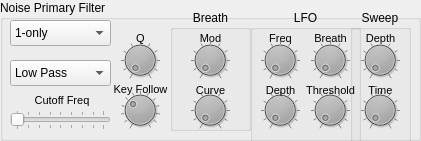
     <widget class="QGroupBox" name="groupBox_15" >
      <property name="geometry" >
       <rect>
        <x>180</x>
        <y>390</y>
        <width>421</width>
        <height>141</height>
       </rect>
      </property>
      <property name="title" >
       <string>Noise Primary Filter</string>
      </property>
      <widget class="QDial" name="noisefilter1_Q_dial" >
       <property name="geometry" >
        <rect>
         <x>120</x>
         <y>40</y>
         <width>40</width>
         <height>40</height>
        </rect>
       </property>
       <property name="palette" >
        <palette>
         <active>
          <colorrole role="Button" >
           <brush brushstyle="SolidPattern" >
            <color alpha="255" >
             <red>0</red>
             <green>0</green>
             <blue>0</blue>
            </color>
           </brush>
          </colorrole>
         </active>
         <inactive>
          <colorrole role="Button" >
           <brush brushstyle="SolidPattern" >
            <color alpha="255" >
             <red>0</red>
             <green>0</green>
             <blue>0</blue>
            </color>
           </brush>
          </colorrole>
         </inactive>
         <disabled>
          <colorrole role="Button" >
           <brush brushstyle="SolidPattern" >
            <color alpha="255" >
             <red>0</red>
             <green>0</green>
             <blue>0</blue>
            </color>
           </brush>
          </colorrole>
         </disabled>
        </palette>
       </property>
       <property name="minimum" >
        <number>5</number>
       </property>
       <property name="maximum" >
        <number>127</number>
       </property>
       <property name="value" >
        <number>5</number>
       </property>
       <property name="sliderPosition" >
        <number>5</number>
       </property>
       <property name="notchTarget" >
        <double>12.800000000000001</double>
       </property>
       <property name="notchesVisible" >
        <bool>true</bool>
       </property>
      </widget>
      <widget class="QDial" name="noisefilter1_keyFollow_dial" >
       <property name="geometry" >
        <rect>
         <x>120</x>
         <y>90</y>
         <width>40</width>
         <height>40</height>
        </rect>
       </property>
       <property name="palette" >
        <palette>
         <active>
          <colorrole role="Button" >
           <brush brushstyle="SolidPattern" >
            <color alpha="255" >
             <red>0</red>
             <green>0</green>
             <blue>0</blue>
            </color>
           </brush>
          </colorrole>
         </active>
         <inactive>
          <colorrole role="Button" >
           <brush brushstyle="SolidPattern" >
            <color alpha="255" >
             <red>0</red>
             <green>0</green>
             <blue>0</blue>
            </color>
           </brush>
          </colorrole>
         </inactive>
         <disabled>
          <colorrole role="Button" >
           <brush brushstyle="SolidPattern" >
            <color alpha="255" >
             <red>0</red>
             <green>0</green>
             <blue>0</blue>
            </color>
           </brush>
          </colorrole>
         </disabled>
        </palette>
       </property>
       <property name="minimum" >
        <number>52</number>
       </property>
       <property name="maximum" >
        <number>88</number>
       </property>
       <property name="value" >
        <number>64</number>
       </property>
       <property name="notchTarget" >
        <double>3.000000000000000</double>
       </property>
       <property name="notchesVisible" >
        <bool>true</bool>
       </property>
      </widget>
      <widget class="QSlider" name="noisefilter1_freq_horizontalSlider" >
       <property name="geometry" >
        <rect>
         <x>10</x>
         <y>110</y>
         <width>101</width>
         <height>20</height>
        </rect>
       </property>
       <property name="maximum" >
        <number>127</number>
       </property>
       <property name="orientation" >
        <enum>Qt::Horizontal</enum>
       </property>
       <property name="tickPosition" >
        <enum>QSlider::TicksBothSides</enum>
       </property>
       <property name="tickInterval" >
        <number>16</number>
       </property>
      </widget>
      <widget class="QGroupBox" name="groupBox_16" >
       <property name="geometry" >
        <rect>
         <x>250</x>
         <y>10</y>
         <width>111</width>
         <height>141</height>
        </rect>
       </property>
       <property name="title" >
        <string>LFO</string>
       </property>
       <property name="alignment" >
        <set>Qt::AlignHCenter</set>
       </property>
       <property name="flat" >
        <bool>true</bool>
       </property>
       <widget class="QDial" name="noisefilter1_LFOfreq_dial" >
        <property name="geometry" >
         <rect>
          <x>10</x>
          <y>30</y>
          <width>40</width>
          <height>40</height>
         </rect>
        </property>
        <property name="palette" >
         <palette>
          <active>
           <colorrole role="Button" >
            <brush brushstyle="SolidPattern" >
             <color alpha="255" >
              <red>0</red>
              <green>0</green>
              <blue>0</blue>
             </color>
            </brush>
           </colorrole>
          </active>
          <inactive>
           <colorrole role="Button" >
            <brush brushstyle="SolidPattern" >
             <color alpha="255" >
              <red>0</red>
              <green>0</green>
              <blue>0</blue>
             </color>
            </brush>
           </colorrole>
          </inactive>
          <disabled>
           <colorrole role="Button" >
            <brush brushstyle="SolidPattern" >
             <color alpha="255" >
              <red>0</red>
              <green>0</green>
              <blue>0</blue>
             </color>
            </brush>
           </colorrole>
          </disabled>
         </palette>
        </property>
        <property name="maximum" >
         <number>127</number>
        </property>
        <property name="notchTarget" >
         <double>12.800000000000001</double>
        </property>
        <property name="notchesVisible" >
         <bool>true</bool>
        </property>
       </widget>
       <widget class="QDial" name="noisefilter1_LFObreath_dial" >
        <property name="geometry" >
         <rect>
          <x>60</x>
          <y>30</y>
          <width>40</width>
          <height>40</height>
         </rect>
        </property>
        <property name="palette" >
         <palette>
          <active>
           <colorrole role="Button" >
            <brush brushstyle="SolidPattern" >
             <color alpha="255" >
              <red>0</red>
              <green>0</green>
              <blue>0</blue>
             </color>
            </brush>
           </colorrole>
          </active>
          <inactive>
           <colorrole role="Button" >
            <brush brushstyle="SolidPattern" >
             <color alpha="255" >
              <red>0</red>
              <green>0</green>
              <blue>0</blue>
             </color>
            </brush>
           </colorrole>
          </inactive>
          <disabled>
           <colorrole role="Button" >
            <brush brushstyle="SolidPattern" >
             <color alpha="255" >
              <red>0</red>
              <green>0</green>
              <blue>0</blue>
             </color>
            </brush>
           </colorrole>
          </disabled>
         </palette>
        </property>
        <property name="maximum" >
         <number>127</number>
        </property>
        <property name="notchTarget" >
         <double>12.800000000000001</double>
        </property>
        <property name="notchesVisible" >
         <bool>true</bool>
        </property>
       </widget>
       <widget class="QDial" name="noisefilter1_LFOdepth_dial" >
        <property name="geometry" >
         <rect>
          <x>10</x>
          <y>80</y>
          <width>40</width>
          <height>40</height>
         </rect>
        </property>
        <property name="palette" >
         <palette>
          <active>
           <colorrole role="Button" >
            <brush brushstyle="SolidPattern" >
             <color alpha="255" >
              <red>0</red>
              <green>0</green>
              <blue>0</blue>
             </color>
            </brush>
           </colorrole>
          </active>
          <inactive>
           <colorrole role="Button" >
            <brush brushstyle="SolidPattern" >
             <color alpha="255" >
              <red>0</red>
              <green>0</green>
              <blue>0</blue>
             </color>
            </brush>
           </colorrole>
          </inactive>
          <disabled>
           <colorrole role="Button" >
            <brush brushstyle="SolidPattern" >
             <color alpha="255" >
              <red>0</red>
              <green>0</green>
              <blue>0</blue>
             </color>
            </brush>
           </colorrole>
          </disabled>
         </palette>
        </property>
        <property name="maximum" >
         <number>127</number>
        </property>
        <property name="notchTarget" >
         <double>12.800000000000001</double>
        </property>
        <property name="notchesVisible" >
         <bool>true</bool>
        </property>
       </widget>
       <widget class="QDial" name="noisefilter1_LFOthreshold_dial" >
        <property name="geometry" >
         <rect>
          <x>60</x>
          <y>80</y>
          <width>40</width>
          <height>40</height>
         </rect>
        </property>
        <property name="palette" >
         <palette>
          <active>
           <colorrole role="Button" >
            <brush brushstyle="SolidPattern" >
             <color alpha="255" >
              <red>0</red>
              <green>0</green>
              <blue>0</blue>
             </color>
            </brush>
           </colorrole>
          </active>
          <inactive>
           <colorrole role="Button" >
            <brush brushstyle="SolidPattern" >
             <color alpha="255" >
              <red>0</red>
              <green>0</green>
              <blue>0</blue>
             </color>
            </brush>
           </colorrole>
          </inactive>
          <disabled>
           <colorrole role="Button" >
            <brush brushstyle="SolidPattern" >
             <color alpha="255" >
              <red>0</red>
              <green>0</green>
              <blue>0</blue>
             </color>
            </brush>
           </colorrole>
          </disabled>
         </palette>
        </property>
        <property name="maximum" >
         <number>127</number>
        </property>
        <property name="notchTarget" >
         <double>12.800000000000001</double>
        </property>
        <property name="notchesVisible" >
         <bool>true</bool>
        </property>
       </widget>
       <widget class="QLabel" name="label_59" >
        <property name="geometry" >
         <rect>
          <x>180</x>
          <y>70</y>
          <width>61</width>
          <height>20</height>
         </rect>
        </property>
        <property name="font" >
         <font>
          <pointsize>8</pointsize>
         </font>
        </property>
        <property name="text" >
         <string>Curve</string>
        </property>
        <property name="alignment" >
         <set>Qt::AlignCenter</set>
        </property>
       </widget>
       <widget class="QLabel" name="label_60" >
        <property name="geometry" >
         <rect>
          <x>0</x>
          <y>20</y>
          <width>61</width>
          <height>16</height>
         </rect>
        </property>
        <property name="font" >
         <font>
          <pointsize>8</pointsize>
         </font>
        </property>
        <property name="text" >
         <string>Freq</string>
        </property>
        <property name="alignment" >
         <set>Qt::AlignCenter</set>
        </property>
       </widget>
       <widget class="QLabel" name="label_61" >
        <property name="geometry" >
         <rect>
          <x>50</x>
          <y>20</y>
          <width>61</width>
          <height>16</height>
         </rect>
        </property>
        <property name="font" >
         <font>
          <pointsize>8</pointsize>
         </font>
        </property>
        <property name="text" >
         <string>Breath</string>
        </property>
        <property name="alignment" >
         <set>Qt::AlignCenter</set>
        </property>
       </widget>
       <widget class="QLabel" name="label_62" >
        <property name="geometry" >
         <rect>
          <x>0</x>
          <y>70</y>
          <width>61</width>
          <height>20</height>
         </rect>
        </property>
        <property name="font" >
         <font>
          <pointsize>8</pointsize>
         </font>
        </property>
        <property name="text" >
         <string>Depth</string>
        </property>
        <property name="alignment" >
         <set>Qt::AlignCenter</set>
        </property>
       </widget>
       <widget class="QLabel" name="label_63" >
        <property name="geometry" >
         <rect>
          <x>50</x>
          <y>70</y>
          <width>61</width>
          <height>20</height>
         </rect>
        </property>
        <property name="font" >
         <font>
          <pointsize>8</pointsize>
         </font>
        </property>
        <property name="text" >
         <string>Threshold</string>
        </property>
        <property name="alignment" >
         <set>Qt::AlignCenter</set>
        </property>
       </widget>
      </widget>
      <widget class="QGroupBox" name="groupBox_18" >
       <property name="geometry" >
        <rect>
         <x>540</x>
         <y>10</y>
         <width>421</width>
         <height>171</height>
        </rect>
       </property>
       <property name="title" >
        <string>Filter 1</string>
       </property>
       <widget class="QGroupBox" name="groupBox_24" >
        <property name="geometry" >
         <rect>
          <x>10</x>
          <y>20</y>
          <width>101</width>
          <height>131</height>
         </rect>
        </property>
        <property name="title" >
         <string>Mode</string>
        </property>
        <widget class="QRadioButton" name="radioButton_16" >
         <property name="geometry" >
          <rect>
           <x>10</x>
           <y>20</y>
           <width>99</width>
           <height>23</height>
          </rect>
         </property>
         <property name="text" >
          <string>Off</string>
         </property>
        </widget>
        <widget class="QRadioButton" name="radioButton_17" >
         <property name="geometry" >
          <rect>
           <x>10</x>
           <y>40</y>
           <width>99</width>
           <height>23</height>
          </rect>
         </property>
         <property name="text" >
          <string>Low Pass</string>
         </property>
        </widget>
        <widget class="QRadioButton" name="radioButton_18" >
         <property name="geometry" >
          <rect>
           <x>10</x>
           <y>60</y>
           <width>99</width>
           <height>23</height>
          </rect>
         </property>
         <property name="text" >
          <string>High Pass</string>
         </property>
        </widget>
        <widget class="QRadioButton" name="radioButton_19" >
         <property name="geometry" >
          <rect>
           <x>10</x>
           <y>80</y>
           <width>99</width>
           <height>23</height>
          </rect>
         </property>
         <property name="text" >
          <string>Band Pass</string>
         </property>
        </widget>
        <widget class="QRadioButton" name="radioButton_20" >
         <property name="geometry" >
          <rect>
           <x>10</x>
           <y>100</y>
           <width>99</width>
           <height>23</height>
          </rect>
         </property>
         <property name="text" >
          <string>Notch</string>
         </property>
        </widget>
       </widget>
       <widget class="QDial" name="dial_59" >
        <property name="geometry" >
         <rect>
          <x>120</x>
          <y>20</y>
          <width>50</width>
          <height>50</height>
         </rect>
        </property>
        <property name="sliderPosition" >
         <number>50</number>
        </property>
       </widget>
       <widget class="QDial" name="dial_60" >
        <property name="geometry" >
         <rect>
          <x>120</x>
          <y>70</y>
          <width>50</width>
          <height>64</height>
         </rect>
        </property>
       </widget>
       <widget class="QDial" name="dial_61" >
        <property name="geometry" >
         <rect>
          <x>180</x>
          <y>10</y>
          <width>50</width>
          <height>64</height>
         </rect>
        </property>
       </widget>
       <widget class="QDial" name="dial_62" >
        <property name="geometry" >
         <rect>
          <x>180</x>
          <y>70</y>
          <width>50</width>
          <height>64</height>
         </rect>
        </property>
       </widget>
       <widget class="QSlider" name="horizontalSlider_4" >
        <property name="geometry" >
         <rect>
          <x>120</x>
          <y>140</y>
          <width>111</width>
          <height>16</height>
         </rect>
        </property>
        <property name="orientation" >
         <enum>Qt::Horizontal</enum>
        </property>
       </widget>
       <widget class="QGroupBox" name="groupBox_25" >
        <property name="geometry" >
         <rect>
          <x>240</x>
          <y>20</y>
          <width>171</width>
          <height>131</height>
         </rect>
        </property>
        <property name="title" >
         <string>LFO</string>
        </property>
        <widget class="QDial" name="dial_63" >
         <property name="geometry" >
          <rect>
           <x>10</x>
           <y>10</y>
           <width>50</width>
           <height>64</height>
          </rect>
         </property>
        </widget>
        <widget class="QDial" name="dial_64" >
         <property name="geometry" >
          <rect>
           <x>60</x>
           <y>10</y>
           <width>50</width>
           <height>64</height>
          </rect>
         </property>
        </widget>
        <widget class="QDial" name="dial_65" >
         <property name="geometry" >
          <rect>
           <x>10</x>
           <y>70</y>
           <width>50</width>
           <height>64</height>
          </rect>
         </property>
        </widget>
        <widget class="QDial" name="dial_66" >
         <property name="geometry" >
          <rect>
           <x>60</x>
           <y>70</y>
           <width>50</width>
           <height>64</height>
          </rect>
         </property>
        </widget>
        <widget class="QDial" name="dial_67" >
         <property name="geometry" >
          <rect>
           <x>110</x>
           <y>10</y>
           <width>50</width>
           <height>64</height>
          </rect>
         </property>
        </widget>
        <widget class="QDial" name="dial_68" >
         <property name="geometry" >
          <rect>
           <x>110</x>
           <y>70</y>
           <width>50</width>
           <height>64</height>
          </rect>
         </property>
        </widget>
       </widget>
      </widget>
      <widget class="QLabel" name="label_64" >
       <property name="geometry" >
        <rect>
         <x>120</x>
         <y>30</y>
         <width>41</width>
         <height>16</height>
        </rect>
       </property>
       <property name="font" >
        <font>
         <pointsize>8</pointsize>
        </font>
       </property>
       <property name="text" >
        <string>Q</string>
       </property>
       <property name="alignment" >
        <set>Qt::AlignCenter</set>
       </property>
      </widget>
      <widget class="QLabel" name="label_65" >
       <property name="geometry" >
        <rect>
         <x>110</x>
         <y>80</y>
         <width>61</width>
         <height>18</height>
        </rect>
       </property>
       <property name="font" >
        <font>
         <pointsize>8</pointsize>
        </font>
       </property>
       <property name="text" >
        <string>Key Follow</string>
       </property>
       <property name="alignment" >
        <set>Qt::AlignCenter</set>
       </property>
      </widget>
      <widget class="QLabel" name="label_68" >
       <property name="geometry" >
        <rect>
         <x>30</x>
         <y>90</y>
         <width>64</width>
         <height>20</height>
        </rect>
       </property>
       <property name="font" >
        <font>
         <pointsize>8</pointsize>
        </font>
       </property>
       <property name="text" >
        <string>Cutoff Freq</string>
       </property>
       <property name="alignment" >
        <set>Qt::AlignCenter</set>
       </property>
      </widget>
      <widget class="QGroupBox" name="groupBox_26" >
       <property name="geometry" >
        <rect>
         <x>350</x>
         <y>10</y>
         <width>61</width>
         <height>141</height>
        </rect>
       </property>
       <property name="title" >
        <string>Sweep</string>
       </property>
       <property name="alignment" >
        <set>Qt::AlignHCenter</set>
       </property>
       <property name="flat" >
        <bool>true</bool>
       </property>
       <widget class="QLabel" name="label_69" >
        <property name="geometry" >
         <rect>
          <x>10</x>
          <y>20</y>
          <width>41</width>
          <height>16</height>
         </rect>
        </property>
        <property name="font" >
         <font>
          <pointsize>8</pointsize>
         </font>
        </property>
        <property name="text" >
         <string>Depth</string>
        </property>
        <property name="alignment" >
         <set>Qt::AlignCenter</set>
        </property>
       </widget>
       <widget class="QDial" name="noisefilter1_sweepDepth_dial" >
        <property name="geometry" >
         <rect>
          <x>10</x>
          <y>30</y>
          <width>40</width>
          <height>40</height>
         </rect>
        </property>
        <property name="palette" >
         <palette>
          <active>
           <colorrole role="Button" >
            <brush brushstyle="SolidPattern" >
             <color alpha="255" >
              <red>0</red>
              <green>0</green>
              <blue>0</blue>
             </color>
            </brush>
           </colorrole>
          </active>
          <inactive>
           <colorrole role="Button" >
            <brush brushstyle="SolidPattern" >
             <color alpha="255" >
              <red>0</red>
              <green>0</green>
              <blue>0</blue>
             </color>
            </brush>
           </colorrole>
          </inactive>
          <disabled>
           <colorrole role="Button" >
            <brush brushstyle="SolidPattern" >
             <color alpha="255" >
              <red>0</red>
              <green>0</green>
              <blue>0</blue>
             </color>
            </brush>
           </colorrole>
          </disabled>
         </palette>
        </property>
        <property name="maximum" >
         <number>127</number>
        </property>
        <property name="notchTarget" >
         <double>12.800000000000001</double>
        </property>
        <property name="notchesVisible" >
         <bool>true</bool>
        </property>
       </widget>
       <widget class="QLabel" name="label_70" >
        <property name="geometry" >
         <rect>
          <x>10</x>
          <y>70</y>
          <width>41</width>
          <height>20</height>
         </rect>
        </property>
        <property name="font" >
         <font>
          <pointsize>8</pointsize>
         </font>
        </property>
        <property name="text" >
         <string>Time</string>
        </property>
        <property name="alignment" >
         <set>Qt::AlignCenter</set>
        </property>
       </widget>
       <widget class="QDial" name="noisefilter1_sweepTime_dial" >
        <property name="geometry" >
         <rect>
          <x>10</x>
          <y>80</y>
          <width>40</width>
          <height>40</height>
         </rect>
        </property>
        <property name="palette" >
         <palette>
          <active>
           <colorrole role="Button" >
            <brush brushstyle="SolidPattern" >
             <color alpha="255" >
              <red>0</red>
              <green>0</green>
              <blue>0</blue>
             </color>
            </brush>
           </colorrole>
          </active>
          <inactive>
           <colorrole role="Button" >
            <brush brushstyle="SolidPattern" >
             <color alpha="255" >
              <red>0</red>
              <green>0</green>
              <blue>0</blue>
             </color>
            </brush>
           </colorrole>
          </inactive>
          <disabled>
           <colorrole role="Button" >
            <brush brushstyle="SolidPattern" >
             <color alpha="255" >
              <red>0</red>
              <green>0</green>
              <blue>0</blue>
             </color>
            </brush>
           </colorrole>
          </disabled>
         </palette>
        </property>
        <property name="maximum" >
         <number>127</number>
        </property>
        <property name="notchTarget" >
         <double>12.800000000000001</double>
        </property>
        <property name="notchesVisible" >
         <bool>true</bool>
        </property>
       </widget>
      </widget>
      <widget class="QComboBox" name="noisefilter1_mode_comboBox" >
       <property name="geometry" >
        <rect>
         <x>10</x>
         <y>60</y>
         <width>101</width>
         <height>26</height>
        </rect>
       </property>
       <item>
        <property name="text" >
         <string>Low Pass</string>
        </property>
       </item>
       <item>
        <property name="text" >
         <string>High Pass</string>
        </property>
       </item>
       <item>
        <property name="text" >
         <string>Band Pass</string>
        </property>
       </item>
       <item>
        <property name="text" >
         <string>Notch</string>
        </property>
       </item>
       <item>
        <property name="text" >
         <string>Off</string>
        </property>
       </item>
      </widget>
      <widget class="QComboBox" name="noiseFilterLink_comboBox" >
       <property name="geometry" >
        <rect>
         <x>10</x>
         <y>20</y>
         <width>101</width>
         <height>26</height>
        </rect>
       </property>
       <item>
        <property name="text" >
         <string>1-only</string>
        </property>
       </item>
       <item>
        <property name="text" >
         <string>Linked</string>
        </property>
       </item>
       <item>
        <property name="text" >
         <string>Both</string>
        </property>
       </item>
      </widget>
      <widget class="QGroupBox" name="groupBox_33" >
       <property name="geometry" >
        <rect>
         <x>170</x>
         <y>10</y>
         <width>81</width>
         <height>121</height>
        </rect>
       </property>
       <property name="title" >
        <string>Breath</string>
       </property>
       <property name="alignment" >
        <set>Qt::AlignHCenter</set>
       </property>
       <property name="flat" >
        <bool>true</bool>
       </property>
       <widget class="QDial" name="noisefilter1_breathCurve_dial" >
        <property name="geometry" >
         <rect>
          <x>20</x>
          <y>80</y>
          <width>40</width>
          <height>40</height>
         </rect>
        </property>
        <property name="palette" >
         <palette>
          <active>
           <colorrole role="Button" >
            <brush brushstyle="SolidPattern" >
             <color alpha="255" >
              <red>0</red>
              <green>0</green>
              <blue>0</blue>
             </color>
            </brush>
           </colorrole>
          </active>
          <inactive>
           <colorrole role="Button" >
            <brush brushstyle="SolidPattern" >
             <color alpha="255" >
              <red>0</red>
              <green>0</green>
              <blue>0</blue>
             </color>
            </brush>
           </colorrole>
          </inactive>
          <disabled>
           <colorrole role="Button" >
            <brush brushstyle="SolidPattern" >
             <color alpha="255" >
              <red>0</red>
              <green>0</green>
              <blue>0</blue>
             </color>
            </brush>
           </colorrole>
          </disabled>
         </palette>
        </property>
        <property name="maximum" >
         <number>127</number>
        </property>
        <property name="notchTarget" >
         <double>12.800000000000001</double>
        </property>
        <property name="notchesVisible" >
         <bool>true</bool>
        </property>
       </widget>
       <widget class="QLabel" name="label_66" >
        <property name="geometry" >
         <rect>
          <x>0</x>
          <y>20</y>
          <width>81</width>
          <height>16</height>
         </rect>
        </property>
        <property name="font" >
         <font>
          <pointsize>8</pointsize>
         </font>
        </property>
        <property name="text" >
         <string>Mod</string>
        </property>
        <property name="alignment" >
         <set>Qt::AlignCenter</set>
        </property>
       </widget>
       <widget class="QLabel" name="label_67" >
        <property name="geometry" >
         <rect>
          <x>10</x>
          <y>70</y>
          <width>61</width>
          <height>20</height>
         </rect>
        </property>
        <property name="font" >
         <font>
          <pointsize>8</pointsize>
         </font>
        </property>
        <property name="text" >
         <string>Curve</string>
        </property>
        <property name="alignment" >
         <set>Qt::AlignCenter</set>
        </property>
       </widget>
       <widget class="QDial" name="noisefilter1_breathMod_dial" >
        <property name="geometry" >
         <rect>
          <x>20</x>
          <y>30</y>
          <width>40</width>
          <height>40</height>
         </rect>
        </property>
        <property name="palette" >
         <palette>
          <active>
           <colorrole role="Button" >
            <brush brushstyle="SolidPattern" >
             <color alpha="255" >
              <red>0</red>
              <green>0</green>
              <blue>0</blue>
             </color>
            </brush>
           </colorrole>
          </active>
          <inactive>
           <colorrole role="Button" >
            <brush brushstyle="SolidPattern" >
             <color alpha="255" >
              <red>0</red>
              <green>0</green>
              <blue>0</blue>
             </color>
            </brush>
           </colorrole>
          </inactive>
          <disabled>
           <colorrole role="Button" >
            <brush brushstyle="SolidPattern" >
             <color alpha="255" >
              <red>0</red>
              <green>0</green>
              <blue>0</blue>
             </color>
            </brush>
           </colorrole>
          </disabled>
         </palette>
        </property>
        <property name="maximum" >
         <number>127</number>
        </property>
        <property name="value" >
         <number>0</number>
        </property>
        <property name="sliderPosition" >
         <number>0</number>
        </property>
        <property name="notchTarget" >
         <double>12.800000000000001</double>
        </property>
        <property name="notchesVisible" >
         <bool>true</bool>
        </property>
       </widget>
      </widget>
     </widget>
